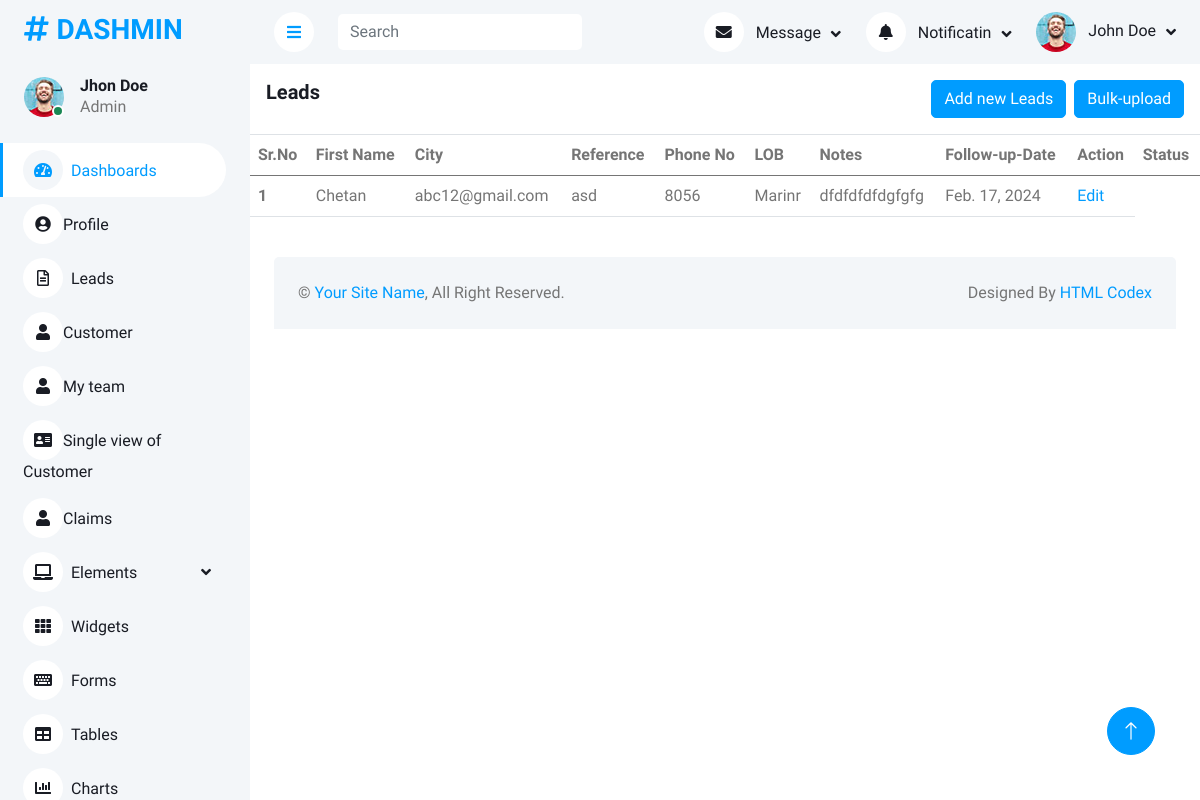
Screenshot of /leads/ with the database file from the repository.
### InsurancePolicy/models.py (models this page shows, shortened)
class Lead(models.Model):
    FirstName=models.CharField(max_length=50)
    LastName=models.CharField(max_length=50)
    Phone_No=models.IntegerField()
    City=models.CharField(max_length=50)
    Reference=models.CharField(max_length=50)
    LOB=models.CharField(default='Engineering',max_length=50)
    Follow_up_date=models.DateField(default=date.today())
    Notes=models.CharField(max_length=1000)

### InsurancePolicy/views.py (the view)
# urls.py: path('leads/',views.leads,name='leads'),
def leads(request):
    leads=Lead.objects.all()
    return render(request,'leads.html',{'leads':leads})

### templates/leads.html
{% extends "base.html" %}
{% block mainsection %}
{% load static %}
<div class="col-12">
    <div class="border-bottom card-body">
        <div class="d-flex align-itms-center">
            <h5 class="mb-0 card-title flex-grow-1">Leads</h6>
                <div class="flex-shrink-0">
                    <a class='btn btn-primary me-1' href="/add-leads">Add new Leads</a>
                    <button type='button' class='btn btn-primary'>Bulk-upload</button>
                </div>
        </div>
    </div>
    <div class="table-responsive">
        <table class="table">
            <thead>
                <tr>
                    <th scope="col">Sr.No</th>
                    <th scope="col">First Name</th>
                    <th scope="col">City</th>
                    <th scope="col">Reference</th>
                    <th scope="col">Phone No</th>
                    <th scope="col"> LOB</th>
                    <th scope="col">Notes</th>
                    <th scope="col">Follow-up-Date</th>
                    <th scope="col">Action</th>
                    <th scope="col">Status</th>
                </tr>
            </thead>
            <tbody>
                {% for lead in leads %}
                <tr>
                    <th scope="row">{{forloop.counter}}</th>
                    <td>{{lead.FirstName}}</td>
                    <td>{{lead.City}}</td>
                    <td>{{lead.Reference}}</td>
                    <td>{{lead.Phone_No}}</td>
                    <td>{{lead.LOB}}</td>
                    <td>{{lead.Notes}}</td>
                    <td>{{lead.Follow_up_date}}</td>
                    <td><a href="/edit-leads/{{lead.id}}">Edit</a></td>
                </tr>
                {% endfor %}
            </tbody>
        </table>
    </div>
</div>
{% endblock mainsection %}

### static/css/style.css (style rules this page uses)
:root { --primary: #009CFF; --light: #F3F6F9; --dark: #191C24; }
.btn { transition: .5s; }
.btn.btn-primary { color: #FFFFFF; }

### rows the page displays
Lead: FirstName "Chetan", City "abc12@gmail.com", Reference "asd", Phone_No "8056", LOB "Marinr", Notes "dfdfdfdfdgfgfg", Follow_up_date "Feb. 17, 2024"
